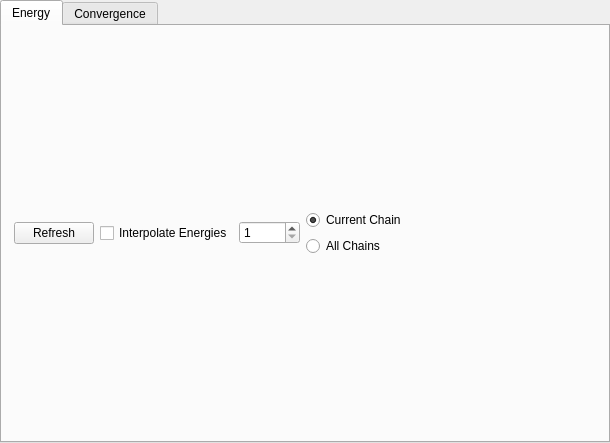
<?xml version="1.0" encoding="UTF-8"?>
<ui version="4.0">
 <class>PlotsWidget</class>
 <widget class="QWidget" name="PlotsWidget">
  <property name="geometry">
   <rect>
    <x>0</x>
    <y>0</y>
    <width>610</width>
    <height>443</height>
   </rect>
  </property>
  <property name="sizePolicy">
   <sizepolicy hsizetype="MinimumExpanding" vsizetype="MinimumExpanding">
    <horstretch>0</horstretch>
    <verstretch>0</verstretch>
   </sizepolicy>
  </property>
  <property name="minimumSize">
   <size>
    <width>200</width>
    <height>200</height>
   </size>
  </property>
  <layout class="QGridLayout" name="gridLayout">
   <property name="leftMargin">
    <number>0</number>
   </property>
   <property name="topMargin">
    <number>0</number>
   </property>
   <property name="rightMargin">
    <number>0</number>
   </property>
   <property name="bottomMargin">
    <number>0</number>
   </property>
   <item row="0" column="0">
    <widget class="QTabWidget" name="tabWidget_Plots">
     <property name="sizePolicy">
      <sizepolicy hsizetype="Expanding" vsizetype="Expanding">
       <horstretch>0</horstretch>
       <verstretch>0</verstretch>
      </sizepolicy>
     </property>
     <property name="minimumSize">
      <size>
       <width>100</width>
       <height>150</height>
      </size>
     </property>
     <property name="baseSize">
      <size>
       <width>400</width>
       <height>200</height>
      </size>
     </property>
     <property name="currentIndex">
      <number>0</number>
     </property>
     <widget class="QWidget" name="tab_Plots_Energy">
      <attribute name="title">
       <string>Energy</string>
      </attribute>
      <layout class="QGridLayout" name="gridLayout_3">
       <property name="leftMargin">
        <number>0</number>
       </property>
       <property name="topMargin">
        <number>0</number>
       </property>
       <property name="rightMargin">
        <number>0</number>
       </property>
       <property name="bottomMargin">
        <number>0</number>
       </property>
       <item row="1" column="0">
        <layout class="QGridLayout" name="gridLayout_2">
         <property name="leftMargin">
          <number>12</number>
         </property>
         <property name="topMargin">
          <number>12</number>
         </property>
         <property name="rightMargin">
          <number>12</number>
         </property>
         <property name="bottomMargin">
          <number>12</number>
         </property>
         <item row="0" column="0">
          <widget class="QPushButton" name="pushButton_Refresh">
           <property name="text">
            <string>Refresh</string>
           </property>
          </widget>
         </item>
         <item row="0" column="5">
          <spacer name="horizontalSpacer">
           <property name="orientation">
            <enum>Qt::Horizontal</enum>
           </property>
           <property name="sizeHint" stdset="0">
            <size>
             <width>40</width>
             <height>20</height>
            </size>
           </property>
          </spacer>
         </item>
         <item row="0" column="3">
          <layout class="QGridLayout" name="gridLayout_7">
           <item row="0" column="0">
            <widget class="QRadioButton" name="radioButton_2">
             <property name="text">
              <string>Current Chain</string>
             </property>
             <property name="checked">
              <bool>true</bool>
             </property>
            </widget>
           </item>
           <item row="1" column="0">
            <widget class="QRadioButton" name="radioButton">
             <property name="text">
              <string>All Chains</string>
             </property>
            </widget>
           </item>
          </layout>
         </item>
         <item row="0" column="1">
          <widget class="QCheckBox" name="checkBox_InterpolateEnergies">
           <property name="text">
            <string>Interpolate Energies</string>
           </property>
           <property name="checked">
            <bool>false</bool>
           </property>
          </widget>
         </item>
         <item row="0" column="2">
          <widget class="QSpinBox" name="spinBox_InterpolateEnergies_N">
           <property name="minimum">
            <number>1</number>
           </property>
           <property name="maximum">
            <number>10000</number>
           </property>
          </widget>
         </item>
        </layout>
       </item>
       <item row="0" column="0">
        <layout class="QGridLayout" name="gridLayout_Energy_Plots"/>
       </item>
      </layout>
     </widget>
     <widget class="QWidget" name="tab_Plots_Convergence">
      <attribute name="title">
       <string>Convergence</string>
      </attribute>
      <layout class="QGridLayout" name="gridLayout_4">
       <property name="leftMargin">
        <number>0</number>
       </property>
       <property name="topMargin">
        <number>0</number>
       </property>
       <property name="rightMargin">
        <number>0</number>
       </property>
       <property name="bottomMargin">
        <number>0</number>
       </property>
       <item row="0" column="0">
        <layout class="QGridLayout" name="gridLayout_5"/>
       </item>
       <item row="1" column="0">
        <layout class="QGridLayout" name="gridLayout_6">
         <property name="leftMargin">
          <number>12</number>
         </property>
         <property name="topMargin">
          <number>12</number>
         </property>
         <property name="rightMargin">
          <number>12</number>
         </property>
         <property name="bottomMargin">
          <number>12</number>
         </property>
         <item row="0" column="1">
          <widget class="QComboBox" name="comboBox_PlotSource">
           <item>
            <property name="text">
             <string>Energy</string>
            </property>
           </item>
           <item>
            <property name="text">
             <string>Force</string>
            </property>
           </item>
          </widget>
         </item>
         <item row="0" column="0">
          <widget class="QLabel" name="label">
           <property name="text">
            <string>Plot Source</string>
           </property>
          </widget>
         </item>
         <item row="0" column="2">
          <spacer name="horizontalSpacer_2">
           <property name="orientation">
            <enum>Qt::Horizontal</enum>
           </property>
           <property name="sizeHint" stdset="0">
            <size>
             <width>40</width>
             <height>20</height>
            </size>
           </property>
          </spacer>
         </item>
        </layout>
       </item>
      </layout>
     </widget>
    </widget>
   </item>
  </layout>
 </widget>
 <resources/>
 <connections/>
</ui>
